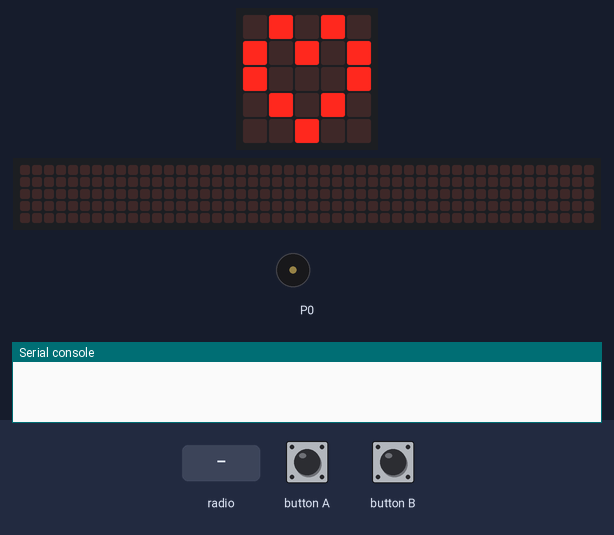
The program below on a simulated BBC micro:bit (MakeCode). Shown: the board's 5×5 LED display, a strip that is not on the board, showing the scrolling text unrolled, buzzer (waves = sounding), the last lines printed to the serial console. Inputs (shaded band) come from the test bench. No radio messages arrive unless stated (any console line starting 'radio sent:' is added by the test bench); the 48×5 strip is a reading aid, not a part: it shows the text the display is scrolling, unrolled, one strip-width of it at a time.

Above: at 3.5 s.
3.6 s: radio message "bye" arrives
At 4.68 s:
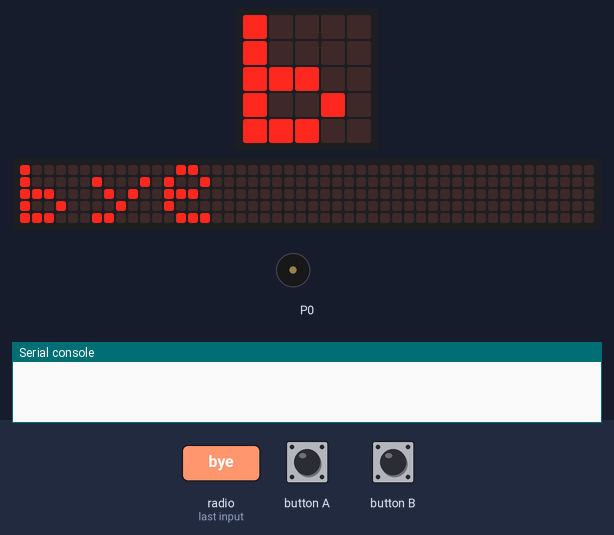
5.7 s: radio message "hello!" arrives
8.7 s: button A pressed for 0.15 s
At 9.2 s:
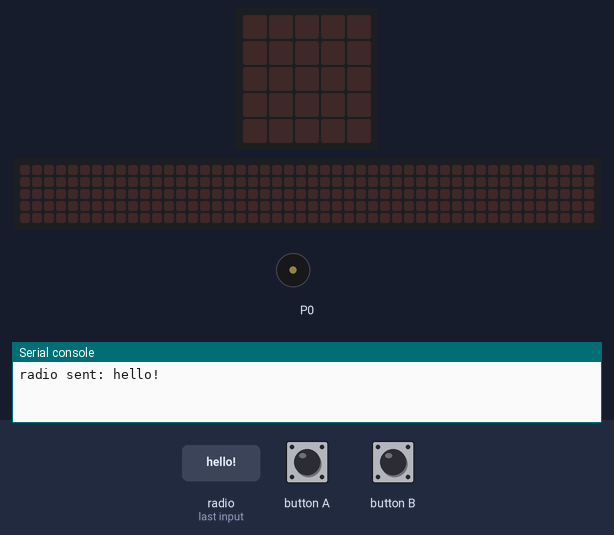
9.4 s: button B pressed for 1 s
11.0 s: button A pressed for 1 s
At 11.21 s:
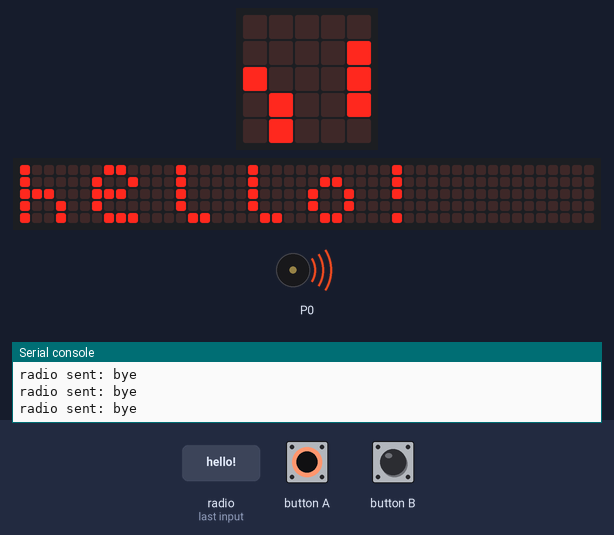
12.6 s: button B pressed for 0.15 s
At 16.2 s:
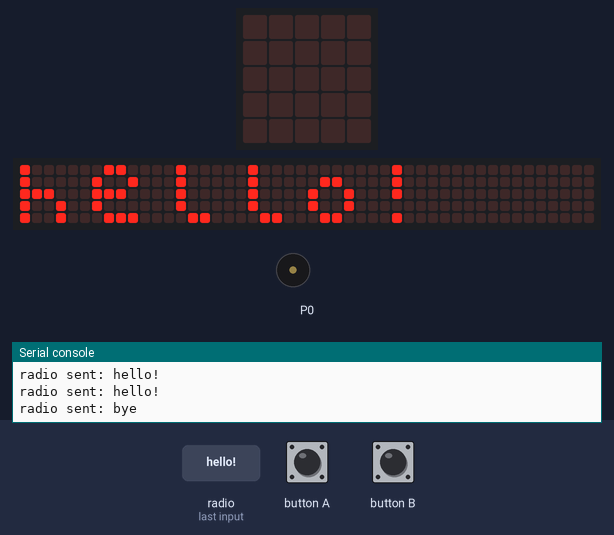
Timing chart, 0 to 17.7 s (numbered marks = the images above; inputs shaded):
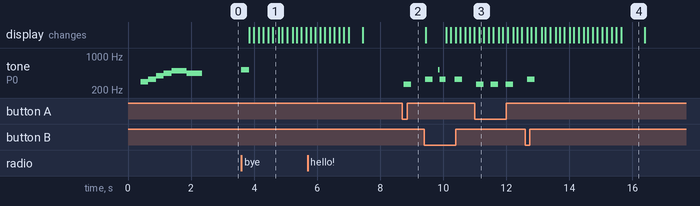

Measured:
- after the input at 3.6 s, tone on P0: silent → 523 Hz at once, → silent 0.24 s later; the display: first changes after 0.25 s (image 1 shows a later state)
- after the input at 8.7 s, tone on P0: silent → 262 Hz at once, → silent 0.24 s later
- after the input at 11.0 s, tone on P0: alternates 262 Hz for 0.24 s and silent for 0.23 s, starting after 0.05 s
- after the input at 12.6 s, tone on P0: silent → 330 Hz after 0.06 s, → silent 0.24 s later
- what the display in image 4 shows lasts 0.8 s, from 15.6 s to 16.4 s

The program:

main.ts
```typescript
radio.onReceivedString(function (receivedString) {
    music.playTone(523, music.beat(BeatFraction.Whole))
    basic.showString(receivedString)
    basic.pause(2000)
    basic.showLeds(`
        . # . # .
        # . # . #
        # . . . #
        . # . # .
        . . # . .
        `)
})
basic.showLeds(`
    . # . # .
    # . # . #
    # . . . #
    . # . # .
    . . # . .
    `)
music.playMelody("D E G A B B A A ", 250)
radio.setGroup(1)
radio.setTransmitPower(7)
basic.forever(function () {
    if (input.buttonIsPressed(Button.A)) {
        music.playTone(262, music.beat(BeatFraction.Whole))
        radio.setGroup(1)
        radio.sendString("hello!")
    }
    if (input.buttonIsPressed(Button.B)) {
        music.playTone(330, music.beat(BeatFraction.Whole))
        radio.setGroup(1)
        radio.sendString("bye")
    }
    basic.pause(200)
})
```

test.ts
```typescript
// テストはここに来ます。このパッケージが拡張機能として使用されるときにはコンパイルされません。
```
